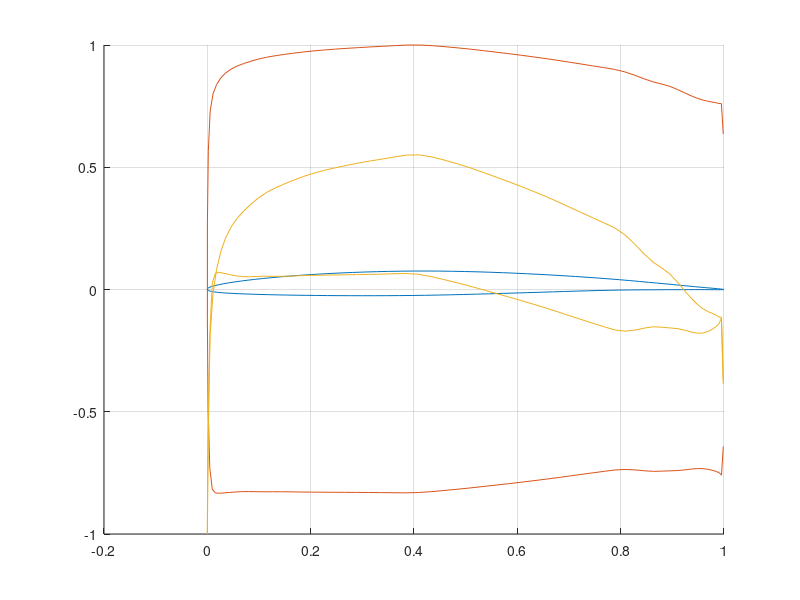

Write MATLAB code to recreate this figure.
clc
clear
hold on
grid on
%axis([0 1 -1 1])
% Xb = [1,0.933,0.75,0.5,0.25,0.067,0,0.067,0.25,0.5,0.75,0.933,1]
% Yb = [0,-0.005,-0.017,-0.033,-0.042,-0.033,0,0.045,0.076,0.072,0.044,0.013,0]
%Input Yb dari JavaFoil harus dibalik
%Jangan lupa ubah M
% Xb = [0,0.067,0.25,0.5,0.75,0.933,1];
% Yb = [0,0.045,0.076,0.072,0.044,0.013,0];
XbIn = fscanf(fopen('Xbody.txt'),'%f');
YbIn = fscanf(fopen('Ybody.txt'),'%f');
Xb = XbIn';
Yb = YbIn';

M = length(Xb)-1;
MP1 = M + 1;
Alpha = 0 * pi/180;


for i=1:M
    ip1 = i + 1;
    X(i) = 0.5 * (Xb(i) + Xb(ip1));
    Y(i) = 0.5 * (Yb(i) + Yb(ip1));
    S(i) = sqrt ((Xb(ip1)-Xb(i))^2 + (Yb(ip1)-Yb(i))^2 );
    Theta(i) = atan2(Yb(ip1)-Yb(i), Xb(ip1)-Xb(i));
    Sine(i) = sin (Theta(i));
    Cosine(i) = cos (Theta(i));
    RHS(i) = sin (Theta(i) - Alpha);
    RHSC(i) = cos (Theta(i) - Alpha);
end
i=0;

for i=1:M
    for j=1:M
        if (i==j)
            CN1(i,j) = -1;
            CN2(i,j) = 1;
            CT1(i,j) = 0.5*pi;
            CT2(i,j) = 0.5*pi;
        else
            A = -(X(i)-Xb(j))*Cosine(j) - (Y(i)-Yb(j))*Sine(j);
            B = (X(i)-Xb(j))^2 + (Y(i)-Yb(j))^2;
            C = sin(Theta(i)-Theta(j));
            D = cos(Theta(i)-Theta(j));
            E = (X(i)-Xb(j))*Sine(j) - (Y(i) - Yb(j))*Cosine(j);
            F = log (1 + S(j)*(S(j)+2*A)/B);
            G = atan2 (E*S(j), B+A*S(j));
            P = (X(i)-Xb(j))*sin(Theta(i)-2.*Theta(j))+(Y(i)-Yb(j))*cos(Theta(i)-2.*Theta(j));
            Q = (X(i)-Xb(j))*cos(Theta(i)-2.*Theta(j))-(Y(i)-Yb(j))*sin(Theta(i)-2.*Theta(j));
            CN2(i,j) = D + 0.5*Q*F/S(j) - (A*C+D*E)*G/S(j);
            CN1(i,j) = 0.5*D*F + C*G - CN2(i,j);
            CT2(i,j) = C + 0.5*P*F/S(j) +(A*D-C*E)*G/S(j);
            CT1(i,j) = 0.5*C*F - D*G -CT2(i,j);
        end
    end
end

for i=1:M
    AN(i,1) = CN1(i,1);
    AN(i,MP1) = CN2(i,M);
    AT(i,1) = CT1(i,1);
    AT(i,MP1)=CT2(i,M);
    for j=2:M
        AN(i,j) = CN1(i,j)+CN2(i,j-1);
        AT(i,j) = CT1(i,j)+CT2(i,j-1);
    end
    AN(MP1,1) = 1;
    AN(MP1,MP1) = 1;
    for j=2:M
        AN(MP1,j) = 0;
    end
    RHS(MP1) = 0;
end

Gam = inv(AN)*RHS';
Vtan = RHSC' + AT*Gam; Vplot = Vtan./max(Vtan);
Cp = 1-Vtan.^2;
CpPlot = -Cp./max(Cp);
plot(Xb,Yb)
plot(X,Vplot)
plot(X,CpPlot)
Xp = X';